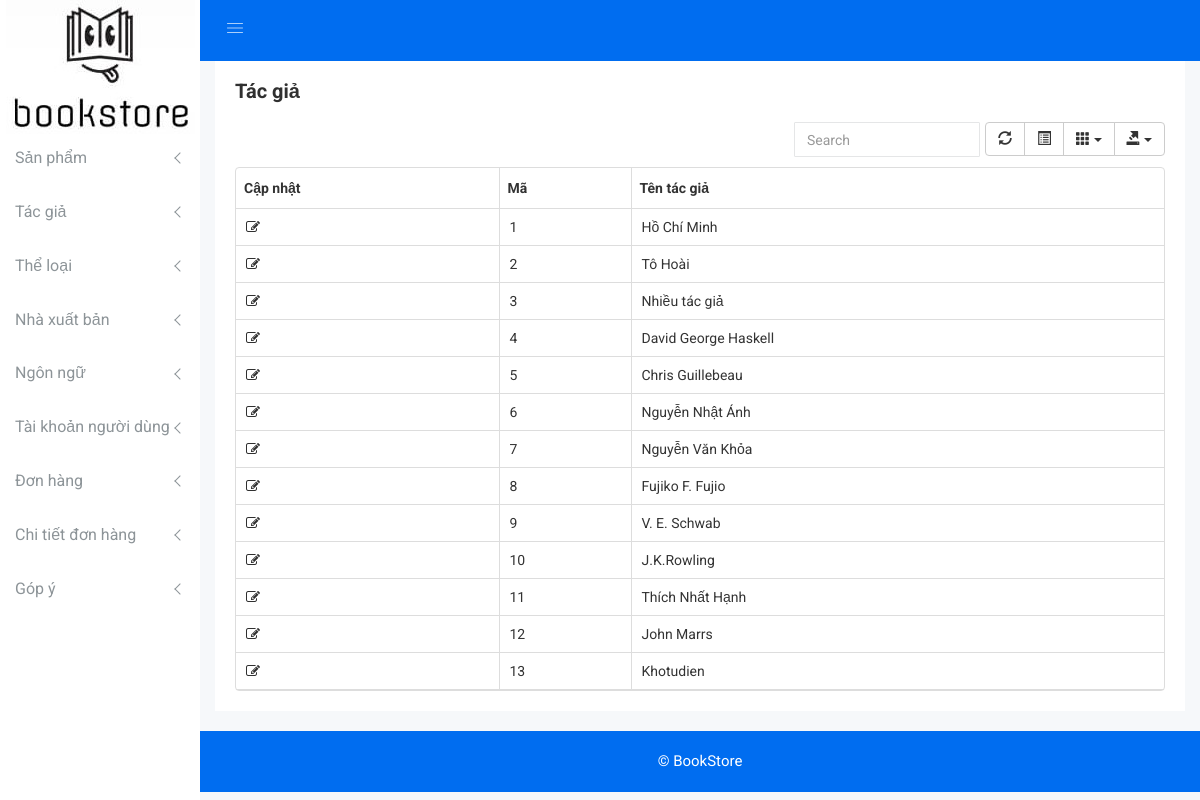
/bookstore_admin/author-all.php, run on the app's committed database.
### tables this page shows
CREATE TABLE `tacgia` (
  `tg_ma` int(11) NOT NULL,
  `tg_ten` varchar(50) NOT NULL
);

### bookstore_admin/data/author_data.php (called while the page is built, shortened)
<?php
class Tacgia {
    public function showAllAuthors($conn) {
        $sql = "SELECT tg_ma, tg_ten FROM tacgia";
        $result = $conn->query($sql);
        return $result;
    }
}
?>

### bookstore_admin/author-all.php (the view, shortened to what this page needs)
<?php
require_once './dbconnect.php';
require_once './data/author_data.php';
?>
<!doctype html>
<html class="no-js" lang="en">
    <head>
        <link rel="stylesheet" href="css/bootstrap.min.css">
        <link rel="stylesheet" href="css/font-awesome.min.css">
        <link rel="stylesheet" href="css/owl.carousel.css">
        <link rel="stylesheet" href="css/owl.theme.css">
        <link rel="stylesheet" href="css/owl.transitions.css">
        <link rel="stylesheet" href="css/animate.css">
        <link rel="stylesheet" href="css/normalize.css">
        <link rel="stylesheet" href="css/meanmenu.min.css">
        <link rel="stylesheet" href="css/main.css">
        <link rel="stylesheet" href="css/educate-custon-icon.css">
        <link rel="stylesheet" href="css/morrisjs/morris.css">
        <link rel="stylesheet" href="css/scrollbar/jquery.mCustomScrollbar.min.css">
        <link rel="stylesheet" href="css/metisMenu/metisMenu.min.css">
        <link rel="stylesheet" href="css/metisMenu/metisMenu-vertical.css">
        <link rel="stylesheet" href="css/calendar/fullcalendar.min.css">
        <link rel="stylesheet" href="css/calendar/fullcalendar.print.min.css">
        <link rel="stylesheet" href="css/editor/select2.css">
        <link rel="stylesheet" href="css/editor/datetimepicker.css">
        <link rel="stylesheet" href="css/editor/bootstrap-editable.css">
        <link rel="stylesheet" href="css/editor/x-editor-style.css">
        <link rel="stylesheet" href="css/data-table/bootstrap-table.css">
        <link rel="stylesheet" href="css/data-table/bootstrap-editable.css">
        <link rel="stylesheet" href="style.css">
        <link rel="stylesheet" href="css/responsive.css">
    </head>
    <body>
        <div class="left-sidebar-pro">
            <nav id="sidebar" class="">
                <div class="sidebar-header">
                    <a href="index.php"><img class="main-logo" src="img/logo/logo.jpg" alt="" /></a>
                </div>
                <div class="left-custom-menu-adp-wrap comment-scrollbar">
                    <nav class="sidebar-nav left-sidebar-menu-pro">
                        <ul class="metismenu" id="menu1">
                            <li>
                                <a class="has-arrow" href="product-all.php" aria-expanded="false"><span class="mini-click-non">Sản phẩm</span></a>
                            </li>
                            <li>
                                <a class="has-arrow" href="author-all.php" aria-expanded="false"><span class="mini-click-non">Tác giả</span></a>
                            </li>
                            <li>
                                <a class="has-arrow" href="category-all.php" aria-expanded="false"><span class="mini-click-non">Thể loại</span></a>
                            </li>
                            <li>
                                <a class="has-arrow" href="publishing-all.php" aria-expanded="false"><span class="mini-click-non">Nhà xuất bản</span></a>
                            </li>
                            <li>
                                <a class="has-arrow" href="language-all.php" aria-expanded="false"><span class="mini-click-non">Ngôn ngữ</span></a>
                            </li>
                            <li>
                                <a class="has-arrow" href="user-all.php" aria-expanded="false"><span class="mini-click-non">Tài khoản người dùng</span></a>
                            </li>
                            <li>
                                <a class="has-arrow" href="orders-all.php" aria-expanded="false"><span class="mini-click-non">Đơn hàng</span></a>
                            </li>
                            <li>
                                <a class="has-arrow" href="orders-details-all.php" aria-expanded="false"><span class="mini-click-non">Chi tiết đơn hàng</span></a>
                            </li>
                            <li>
                                <a class="has-arrow" href="feedback-all.php" aria-expanded="false"><span class="mini-click-non">Góp ý</span></a>
                            </li>
                        </ul>
                    </nav>
                </div>
            </nav>
        </div>
        <div class="all-content-wrapper">
            <div class="header-advance-area">
                <div class="header-top-area">
                    <div class="container-fluid">
                        <div class="row">
                            <div class="col-lg-12 col-md-12 col-sm-12 col-xs-12">
                                <div class="header-top-wraper">
                                    <div class="row">
                                        <div class="col-lg-1 col-md-0 col-sm-1 col-xs-12">
                                            <div class="menu-switcher-pro">
                                                <button type="button" id="sidebarCollapse" class="btn bar-button-pro header-drl-controller-btn btn-info navbar-btn">
                                                    <i class="educate-icon educate-nav"></i>
                                                </button>
                                            </div>
                                        </div>
                                    </div>
                                </div>
                            </div>
                        </div>
                    </div>
                </div>
                <br><br><br>
            </div>
            <div class="data-table-area mg-b-15">
                <div class="container-fluid">
                    <div class="row">
                        <div class="col-lg-12 col-md-12 col-sm-12 col-xs-12">
                            <div class="sparkline13-list">
                                <div class="sparkline13-hd">
                                    <div class="main-sparkline13-hd">
                                        <h1>Tác giả</h1>
                                    </div>
                                </div>
                                <div class="sparkline13-graph">
                                    <div class="datatable-dashv1-list custom-datatable-overright">
                                        <table id="table" data-toggle="table" data-search="true" data-show-columns="true" data-show-refresh="true" data-key-events="true" data-show-toggle="true" data-resizable="true" data-cookie="true"
                                               data-cookie-id-table="saveId" data-show-export="true" data-click-to-select="true" data-toolbar="#toolbar">
                                            <thead>
                                                <tr>
                                                    <th data-field="state">Cập nhật</th>
                                                    <th data-field="id">Mã</th>
                                                    <th data-field="name">Tên tác giả</th>
                                                </tr>
                                            </thead>
                                            <tbody>
                                                <?php
                                                $author = new Tacgia("", "");
                                                $result = $author->showAllAuthors($conn);
                                                while ($row = $result->fetch_assoc()) {
                                                    ?>
                                                    <tr>
                                                        <td><a href="author-update.php?action=update&idau=<?php echo $row['tg_ma'] ?>"><i class="fa fa-edit"></i></a></td>
                                                        <td><?php echo $row['tg_ma'] ?></td>
                                                        <td><?php echo $row['tg_ten'] ?></td>
                                                    </tr>
                                                <?php } ?>
                                            </tbody>
                                        </table>
                                    </div>
                                </div>
                            </div>
                        </div>
                    </div>
                </div>
            </div>
            <div class="footer-copyright-area">
                <div class="container-fluid">
                    <div class="row">
                        <div class="col-lg-12 col-md-12 col-sm-12 col-xs-12">
                            <div class="footer-copy-right">
                                <p> &copy; <a href="index.php">BookStore</a></p>
                            </div>
                        </div>
                    </div>
                </div>
            </div>
        </div>
    </body>
</html>

### bookstore_admin/css/main.css (style rules this page uses)
html { color: #222; font-size: 1em; line-height: 1.4; }
audio, canvas, iframe, img, svg, video { vertical-align: middle; }

### bookstore_admin/css/metisMenu/metisMenu-vertical.css (style rules this page uses)
.sidebar-nav { background: #fff; }
.sidebar-nav ul { padding: 0; margin: 0; list-style: none; background: #f5f5f5; }
.sidebar-nav .metismenu { background: #fff; display: -webkit-box; display: -ms-flexbox; display: flex; -webkit-box-orient: vertical; -webkit-box-direction: normal; -ms-flex-direction: column; flex-direction: column; }
.sidebar-nav .metismenu li + li { margin-top: 5px; }
.sidebar-nav .metismenu li:last-child { margin-bottom: 5px; }
.sidebar-nav .metismenu > li { display: -webkit-box; display: -ms-flexbox; display: flex; -webkit-box-orient: vertical; -webkit-box-direction: normal; -ms-flex-direction: column; flex-direction: column; position: relative; }
.sidebar-nav .metismenu a { position: relative; display: block; padding: 13px 15px; color: #444; outline-width: 0; transition: all .3s ease-out; font-size:16px; font-weight:400; }

### data on the page
tacgia: tg_ma "1", tg_ten "Hồ Chí Minh"
tacgia: tg_ma "2", tg_ten "Tô Hoài"
tacgia: tg_ma "3", tg_ten "Nhiều tác giả"
tacgia: tg_ma "4", tg_ten "David George Haskell"
tacgia: tg_ma "5", tg_ten "Chris Guillebeau"
tacgia: tg_ma "6", tg_ten "Nguyễn Nhật Ánh"
tacgia: tg_ma "7", tg_ten "Nguyễn Văn Khỏa"
tacgia: tg_ma "8", tg_ten "Fujiko F. Fujio"
tacgia: tg_ma "9", tg_ten "V. E. Schwab"
tacgia: tg_ma "10", tg_ten "J.K.Rowling"
tacgia: tg_ma "11", tg_ten "Thích Nhất Hạnh"
tacgia: tg_ma "12", tg_ten "John Marrs"
tacgia: tg_ma "13", tg_ten "Khotudien"
